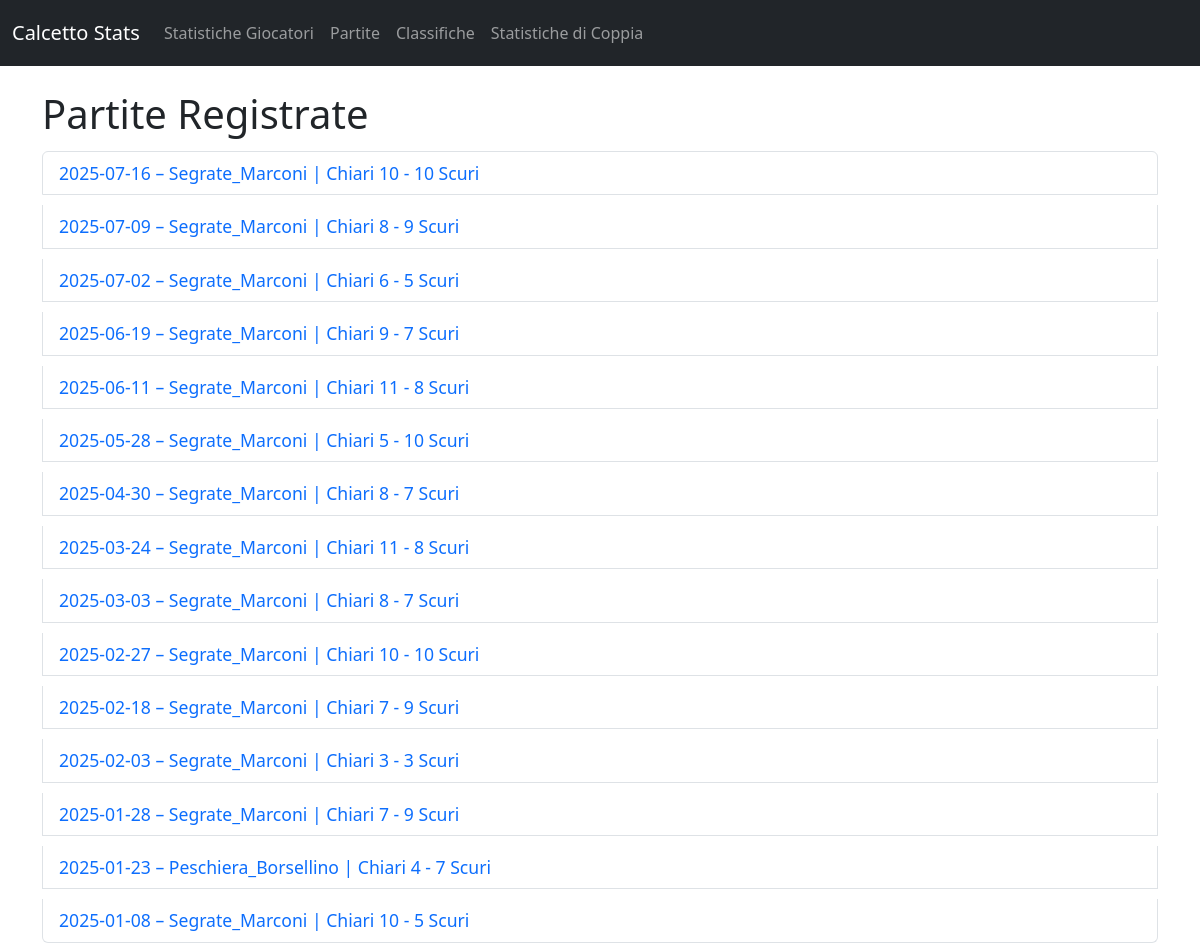
Page /partite on the earlier database version.
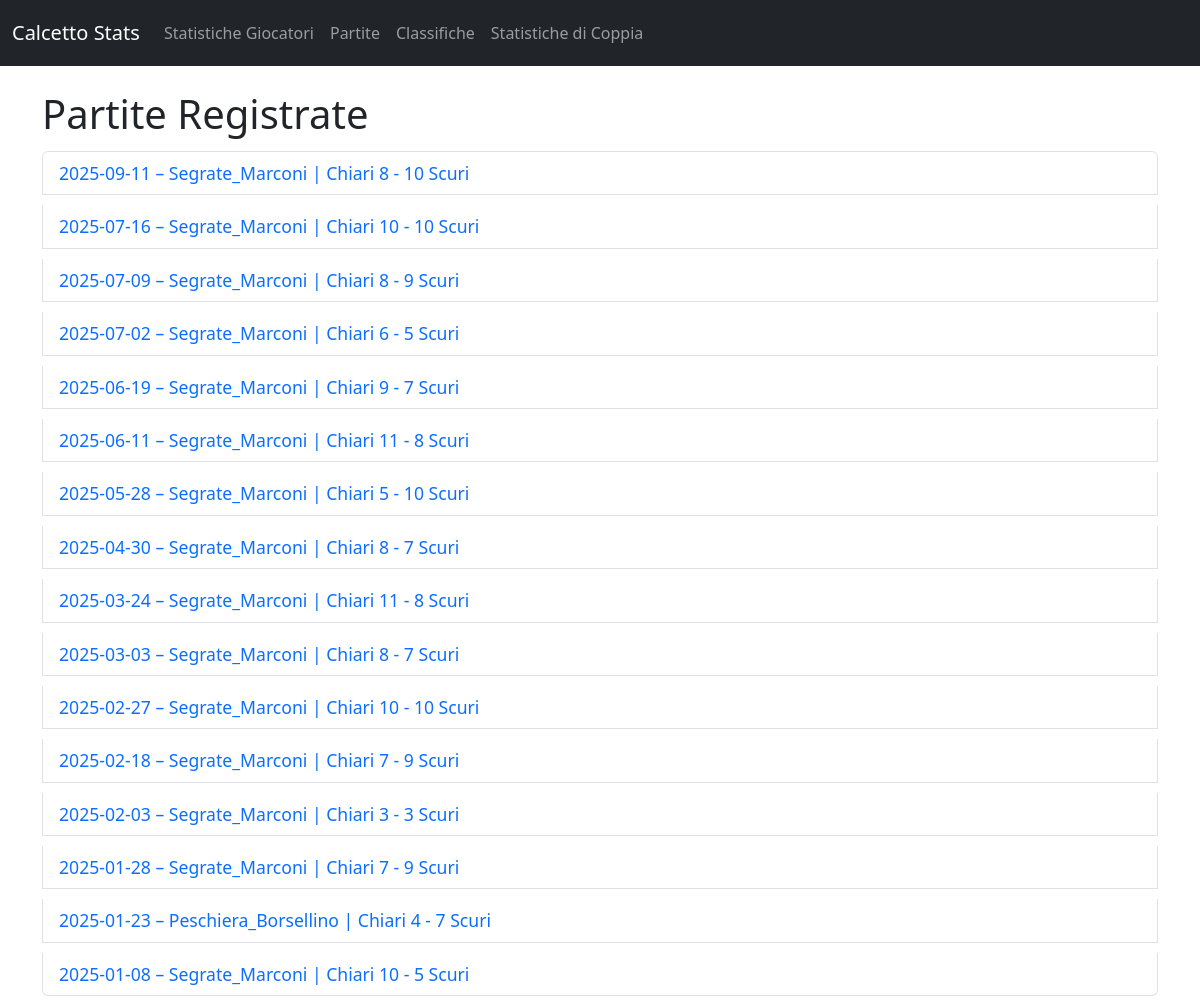
Same page on the later database version.
### tables this page shows
CREATE TABLE Partite (
        id_partita INTEGER PRIMARY KEY AUTOINCREMENT,
        data TEXT NOT NULL,
        luogo TEXT NOT NULL,
        gol_squadra_chiari INTEGER,
        gol_squadra_scuri INTEGER
    );

### web.py (the view)
@app.get("/partite")
def lista_partite():
    partite = get_partite()
    return render_template("partite.html", partite=partite)

### stats.py (called while the page is built)
def get_partite():
    conn = sqlite3.connect("calcetto_stats.db")
    c = conn.cursor()
    c.execute("SELECT * FROM Partite ORDER BY data DESC")
    partite = c.fetchall()
    conn.close()
    risultati = []
    for p in partite:
        risultati.append({
            "id": p[0],
            "data": p[1],
            "luogo": p[2],
            "gol_chiari": p[3],
            "gol_scuri": p[4]
        })
    return risultati

### templates/partite.html
{% extends "base.html" %}
{% block content %}
<h1>Partite Registrate</h1>
<ul class="list-group">
    {% for p in partite %}
    <li class="list-group-item">
        <a href="/partita/{{ p.id }}" class="text-decoration-none">
            {{ p.data }} – {{ p.luogo }} |
            Chiari {{ p.gol_chiari }} - {{ p.gol_scuri }} Scuri
        </a>
    </li>
    {% endfor %}
</ul>
{% endblock %}

### templates/base.html (shortened to what this page needs)
<!DOCTYPE html>
<html lang="it">
<head>
    <link rel="stylesheet" href="{{ url_for('static', filename='style.css') }}">
    <link href="https://cdn.jsdelivr.net/npm/bootstrap@5.3.2/dist/css/bootstrap.min.css" rel="stylesheet">
</head>
<body>
    <nav class="navbar navbar-expand-lg navbar-dark bg-dark mb-4">
        <div class="container-fluid">
            <a class="navbar-brand" href="/">Calcetto Stats</a>
            <div class="collapse navbar-collapse" id="navbarNav">
                <ul class="navbar-nav me-auto">
                    <li class="nav-item"><a class="nav-link" href="/giocatori">Statistiche Giocatori</a></li>
                    <li class="nav-item"><a class="nav-link" href="/partite">Partite</a></li>
                    <li class="nav-item"><a class="nav-link" href="/classifiche">Classifiche</a></li>
                    <li class="nav-item"><a class="nav-link" href="/coppia">Statistiche di Coppia</a></li>
                </ul>
            </div>
        </div>
    </nav>
    <div class="container">
        {% block content %}{% endblock %}
    </div>
</body>
</html>

### static/style.css (style rules this page uses)
body { font-family: Arial, sans-serif; margin: 20px; background-color: #f9f9f9; color: #333; }
h1, h2 { color: #0056b3; }
ul { list-style: none; padding: 0; }
li { margin: 5px 0; }
a { color: #0056b3; text-decoration: none; }
.list-group-item { font-size: 1.1rem; }

Differences in the rows shown:
added Partite: data "2025-09-11", luogo "Segrate_Marconi", gol_chiari "8", gol_scuri "10"
